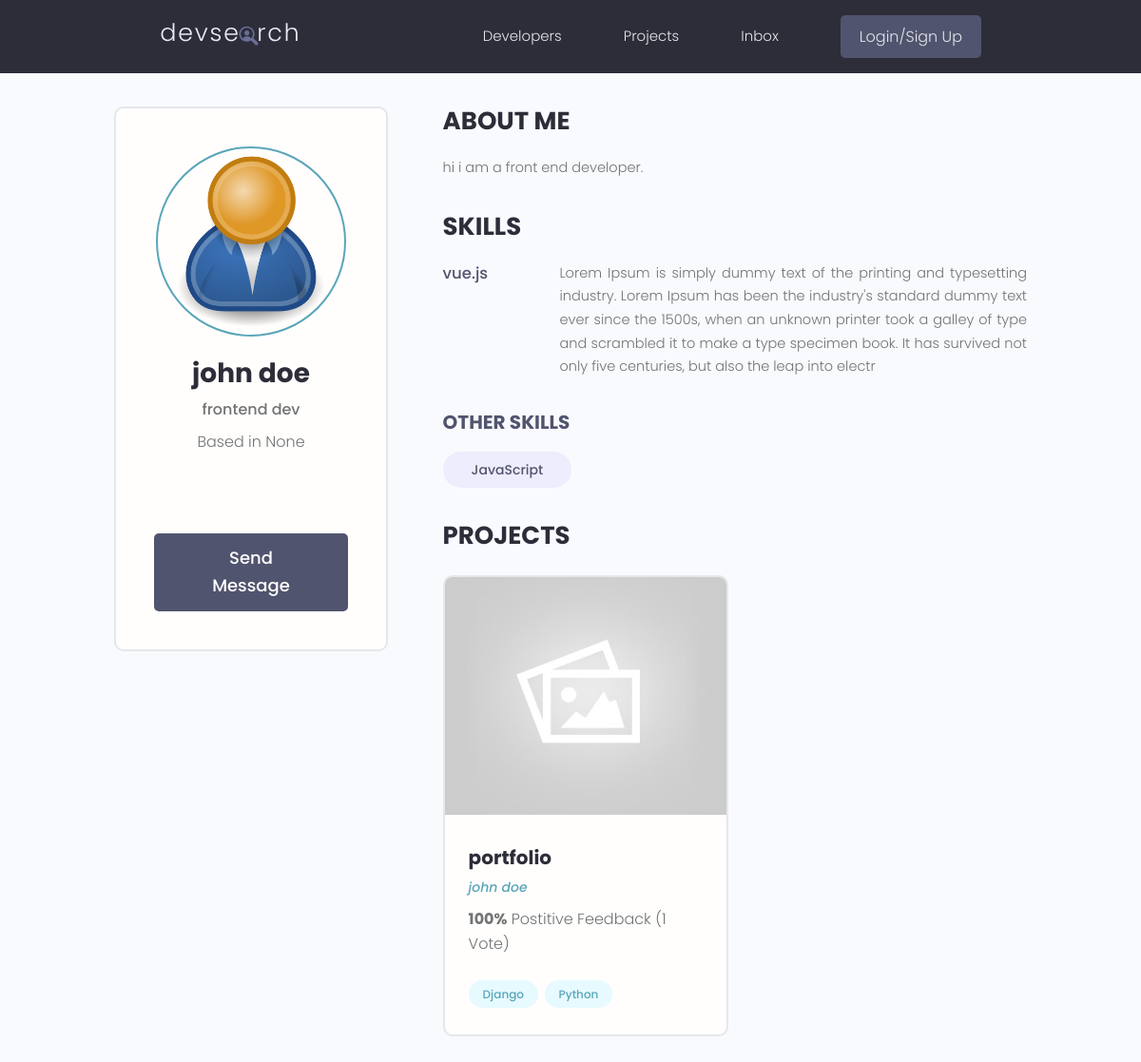
Page /profile/c98e83d4-8c55-41fa-a6de-6627224c10cb/ on the committed database.
### users/models.py (models this page shows, shortened)
class Profile(models.Model):
    user = models.OneToOneField(User, on_delete=models.CASCADE, null=True, blank=True)
    name = models.CharField(max_length=200, blank=True, null=True)
    email = models.EmailField(max_length=500, blank=True, null=True)
    username = models.CharField(max_length=200, blank=True, null=True)
    location = models.CharField(max_length=200, blank=True, null=True)
    short_intro = models.CharField(max_length=200, blank=True, null=True)
    bio = models.TextField(blank=True, null=True)
    profile_image = models.ImageField(null=True, blank=True, upload_to='profiles/', default='profiles/user-default.png')
    social_github =  models.CharField(max_length=200, blank=True, null=True)
    social_linkedin=  models.CharField(max_length=200, blank=True, null=True)
    social_website =  models.CharField(max_length=200, blank=True, null=True)
    social_twitter =  models.CharField(max_length=200, blank=True, null=True)
    created = models.DateTimeField(auto_now_add=True)
    id = models.UUIDField(default=uuid.uuid4, unique=True, primary_key=True, editable=False)

class Skill(models.Model):
    owner = models.ForeignKey(Profile, on_delete=models.CASCADE, null=True, blank=True)
    name = models.CharField(max_length=200, blank=True, null=True)
    description = models.TextField(null=True, blank=True)
    created = models.DateTimeField(auto_now_add=True)
    id = models.UUIDField(default=uuid.uuid4, unique=True, primary_key=True, editable=False)
    def __str__(self):
       return str(self.name)

### projects/models.py (models this page shows, shortened)
class Project(models.Model):
    owner = models.ForeignKey(Profile, null=True, blank=True, on_delete=models.SET_NULL)
    title = models.CharField(max_length=200)
    description = models.TextField(null=True, blank=True)
    featured_image = models.ImageField(null=True, blank=True, default="default.jpg")
    demo_link = models.CharField(max_length=2000, null=True, blank=True)
    source_link = models.CharField(max_length=2000,null=True, blank=True)
    tags = models.ManyToManyField('Tag', blank=True)
    vote_total = models.IntegerField(default=0, null=True, blank=True)
    vote_ratio = models.IntegerField(default=0, null=True, blank=True)
    created = models.DateTimeField(auto_now_add=True)
    id = models.UUIDField(default=uuid.uuid4, unique=True, primary_key=True, editable=False)
    class Meta:
        ordering = ['-vote_ratio', '-vote_total', 'title']

class Tag(models.Model):
    name = models.CharField(max_length=200)
    created = models.DateTimeField(auto_now_add=True)
    id = models.UUIDField(default=uuid.uuid4, unique=True, primary_key=True, editable=False)
    def __str__(self):
        return self.name

### users/views.py (the view)
# urls.py: path('profile/<str:pk>/', views.userProfile, name='user-profile'),
def userProfile(request, pk):
    profile = Profile.objects.get(id=pk)
    topSkills = profile.skill_set.exclude(description__exact="")
    otherSkills = profile.skill_set.filter(description="")
    context = {'profile':profile, 'topSkills':topSkills, 'otherSkills':otherSkills}
    return render(request, 'users/user-profile.html', context)

### users/templates/users/user-profile.html (shortened to what this page needs)
{% extends 'main.html' %}
{% block content %}
  <main class="profile my-md">
    <div class="container">
      <div class="layout">
        <div class="column column--1of3">
          <div class="card text-center">
            <div class="card__body dev">
              <img class="avatar avatar--xl" src="{{profile.profile_image.url}}" />
              <h2 class="dev__name">{{profile.name}}</h2>
              <p class="dev__title">{{profile.short_intro}}</p>
              <p class="dev__location">Based in {{profile.location}}</p>
              <ul class="dev__social">
              </ul>
              <a href="#" class="btn btn--sub btn--lg">Send Message </a>
            </div>
          </div>
        </div>
        <div class="column column--2of3">
          <div class="devInfo">
            <h3 class="devInfo__title">About Me</h3>
            <p class="devInfo__about">
              {{profile.bio}}
            </p>
          </div>
          <div class="devInfo">
            <h3 class="devInfo__title">Skills</h3>
            <div class="devInfo__skills">
            {% for skill in topSkills %}
              <div class="devSkill">
                <h4 class="devSkill__title">{{skill.name}}</h4>
                <p class="devSkill__info">
                  {{skill.description}}
                </p>
              </div>
            {% endfor %}
              <h3 class="devInfo__subtitle">Other Skills</h3>
              <div class="devInfo__otherSkills">
                {% for skill in otherSkills %}
                <span class="tag tag--pill tag--sub tag--lg">
                  <small>{{skill}}</small>
                </span>
                {% endfor %}
              </div>
            </div>
          </div>
          <div class="devInfo">
            <h3 class="devInfo__title">Projects</h3>
            <div class="grid grid--two">
            {% for project in profile.project_set.all %}
              <div class="column">
                <div class="card project">
                  <a href="{% url 'project' project.id %}" class="project">
                    <img class="project__thumbnail" src="{{project.featured_image.url}}" />
                    <div class="card__body">
                      <h3 class="project__title">{{project.title}}</h3>
                      <p><a class="project__author" href="{% url 'user-profile' project.owner.id %}">{{project.owner.name}}</a></p>
                      <p class="project--rating">
                        <span style="font-weight: bold;">{{project.vote_ratio}}%</span> Postitive
                        Feedback ({{project.vote_total}} Vote{{project.vote_total|pluralize:"s"}})
                      </p>
                      <div class="project__tags">
                        {% for tag in project.tags.all %}
                        <span class="tag tag--pill tag--main">
                          <small>{{tag}}</small>
                        </span>
                        {% endfor %}
                      </div>
                    </div>
                  </a>
                </div>
              </div>
            {% endfor %}
            </div>
          </div>
        </div>
      </div>
    </div>
  </main>
{% endblock %}

### static/styles/app.css (style rules this page uses)
:root { --color-sub: #2d2d39; }
.btn--sub { background-color: var(--color-sub-light); }
.card { border: 2px solid var(--color-light); }
img { width: 100%; }
.profile .card > .dev { padding: 4rem; }
.dev__name { color: var(--color-sub); font-size: 2.8rem; font-weight: 700; margin-top: 1rem; margin-bottom: 0.5rem; }
.dev__title { font-size: 1.6rem; font-weight: 500; line-height: 1.3; }
.dev__location { margin-top: 1rem; }
.dev__social { margin: 3rem 0; list-style: none; display: flex; justify-content: center; gap: 1.5rem; }
.devInfo { margin-bottom: 3rem; }
.devInfo__title, .devInfo__subtitle { font-size: 2.6rem; color: var(--color-sub); text-transform: uppercase; font-weight: 700; margin-bottom: 1.5rem; }
.devInfo__subtitle { font-size: 2rem; color: var(--color-sub-light); }
.devInfo__about, .devSkill__info { font-size: 1.45rem; line-height: 1.7; text-align: justify; }
.devSkill { margin-bottom: 3rem; }
.devSkill__title { font-size: 1.65rem; font-weight: 500; color: var(--color-sub-light); }
@media screen and (min-width: 700px) { .devSkill { display: flex; justify-content: space-between; gap: 3rem; } }
@media screen and (min-width: 700px) { .devSkill__info { flex-basis: 80%; } }
.project__author { font-size: 1.4rem; font-style: italic; }
.project--rating { margin-bottom: 1.6em; margin-top: .5em; }
.project__thumbnail { height: 25rem; object-fit: cover; object-position: top center; }
.project__title { font-size: 2rem; font-weight: 700; color: var(--color-sub); }

### static/uikit/styles/modules/_variables.css (style rules this page uses)
:root { --color-main: #5aa5b9; --color-main-light: #e6faff; --color-sub: #3f4156; --color-sub-light: #51546e; --color-sub-lighter: #ededfd; --color-text: #737373; --color-gray: #8b8b8b; --color-light: #e5e7eb; --color-light-gray: #767676; --color-bg: #f8fafd; --color-white: #fffefd; --color-white-light: #f3f3f3; --color-success: #359e64; --color-success-bg: #def8e8; --color-error: #fc4b0b; --color-error-bg: #fff2ee; --font-base: 'Poppins', arial, helvetica, 'Segoe UI', roboto, ubuntu, sans-serif; --font-monospace: 'Fira Code', 'Courier New', courier, monospace; --font-regular: 300; --font-medium: 500; --font-bold: 700; --generic-shadow: 1px 1px 5px #00000010; --generic-transition: all 0.3s ease-in-out; }

### static/uikit/styles/modules/_base.css (style rules this page uses)
* { margin: 0; padding: 0; box-sizing: border-box; text-rendering: optimizeLegibility; color: inherit; font-size: inherit; }
html { font-size: 50%; }
@media only screen and (min-width: 480px) { html { font-size: 56.25%; } }
@media only screen and (min-width: 1200px) { html { font-size: 62.5%; } }
body { line-height: 1.6; font-weight: 400; font-size: 1.5rem; color: var(--color-text); background-color: var(--color-bg); min-height: 100vh; }

### static/uikit/styles/modules/_typography.css (style rules this page uses)
* { font-family: var(--font-base); }
h2 { font-size: 3.6rem; font-weight: var(--font-bold); }
h3 { font-size: 3.2rem; font-weight: var(--font-medium); }
h4 { font-size: 2.8rem; font-weight: var(--font-medium); }
p, span, strong { font-size: 1.6rem; color: var(--color-text); font-weight: var(--font-regular); }
a { padding-bottom: 2px; text-decoration: none; display: inline-block; color: var(--color-main); font-weight: var(--font-medium); }

### static/uikit/styles/modules/_utilities.css (style rules this page uses)
.container { width: 92%; max-width: 165rem; margin: 0 auto; box-sizing: border-box; }
@media screen and (min-width: 1000px) { .container { width: 90%; } }
@media screen and (min-width: 1200px) { .container { width: 80%; } }
.text-center { text-align: center; }
.my-md { margin: 3rem auto; }

### static/uikit/styles/modules/_avatar.css (style rules this page uses)
.avatar { border-radius: 50%; border: 2px solid var(--color-main); object-fit: cover; }
.avatar--xl { height: 20rem; width: 20rem; }

### static/uikit/styles/modules/_button.css (style rules this page uses)
.btn { display: inline-block; position: relative; cursor: pointer; background-color: var(--color-light); font-weight: var(--font-medium); color: var(--color-sub); text-decoration: none; padding: 1rem 2rem; border-radius: 0.5rem; border: none; width: -webkit-fit-content; width: -moz-fit-content; width: fit-content; height: -webkit-fit-content; height: -moz-fit-content; height: fit-content; font-size: 1.6rem; outline-width: 0; outline-color: transparent; -webkit-backface-visibility: hidden; backface-visibility: hidden; transition: all 0.3s ease-in-out; }
.btn--sub { background-color: var(--color-sub); color: var(--color-white); }
.btn--lg { font-size: 1.8rem; padding: 1.2rem 4.5rem; }

### static/uikit/styles/modules/_card.css (style rules this page uses)
.card { border-radius: 1rem; background-color: var(--color-white); border: 1.5px solid var(--color-light); width: auto; height: auto; margin-top: 0.5rem; margin-bottom: 0.5rem; overflow: hidden; }
.card__body, .card__header { padding: 2rem 2.5rem; }

### rows in the picture
Profile: profile_image (placeholder picture), name "john doe", short_intro "frontend dev", location "None", bio "hi i am a front end developer."
Skill: name "vue.js", description "Lorem Ipsum is simply dummy text of the printing and typesetting industry. Lorem Ipsum has been the industry's standard dummy text ever since the 1500s, when an unknown printer took a galley of type and scrambled it to make a type specimen book. It has survived not only five centuries, but also the leap into electr"
Skill: name "JavaScript"
Project: featured_image (placeholder picture), title "portfolio", owner.name "john doe", vote_ratio "100", vote_total "1"
Tag: name "Django"
Tag: name "Python"
